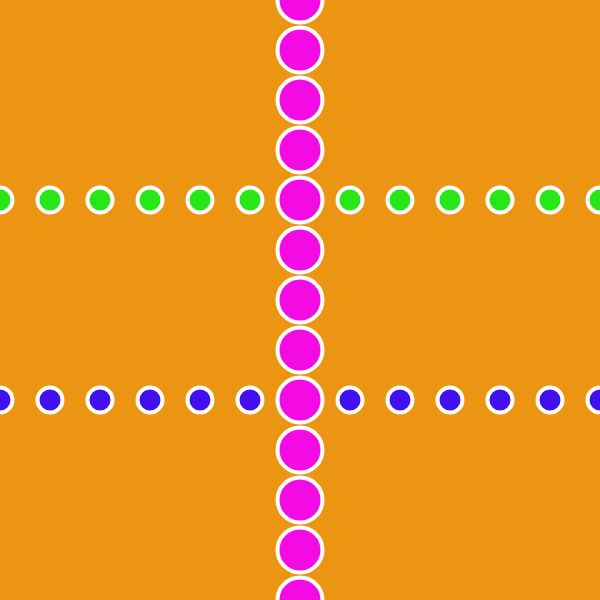
Frame 1 (no input)
Frame 60 (no input): identical to frame 1, image omitted
Frame 120 (the mouse pressed at the canvas centre since frame 60): identical to frame 1, image omitted

The p5.js sketch that drew this single still picture (run headless with seeded random() and noise() and a simulated clock; from frame 60 on, the mouse is pressed at the canvas centre):

// p5.js sketch
// ── sketch.js

function setup() {
    createCanvas(600, 600);
}

function draw() {
    background('rgb(236, 149, 19)');
    stroke('255');
    strokeWeight(4);

    let x = 0;
    let y = 0;
    while (x <= width) {
      fill('rgb(40, 231, 23)');
      ellipse(x, 200, 25, 25);
      x = x + 50;
    }

    for (let x = 0; x <= width; x = x + 50) {
      fill('rgb(67, 15, 238)');
      ellipse(x, 400, 25, 25);
    }

    for (let y = 0; y <= width; y = y + 50) {
      fill('rgb(244, 11, 227)');
      ellipse(300, y, 45, 45);
    }
  }
